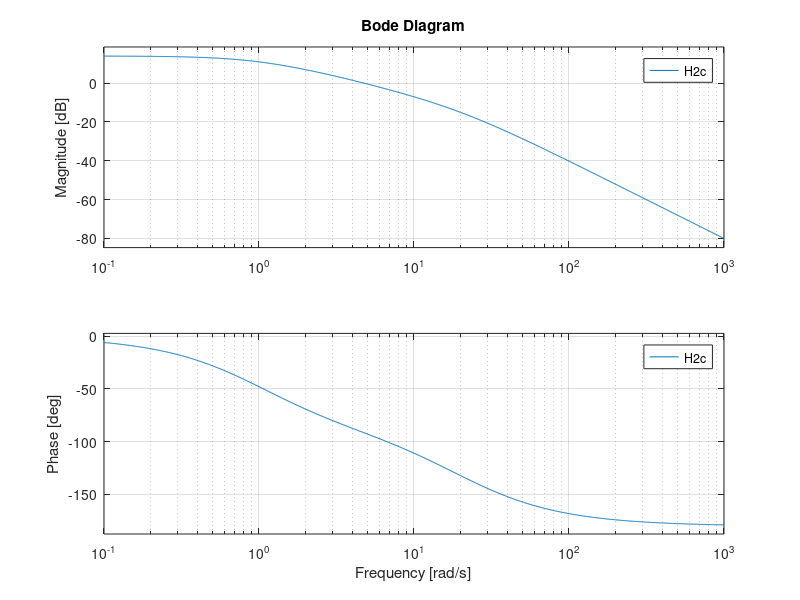

Write the MATLAB code that produced this figure.
%% Q1
v1 = [0.5 1 0];
v2 =  [1/250 (0.6)/50 1];
H1 = tf(5.*[0.1 1],conv(v1,v2));
subplot(1,1,1); bode(H1);
%% Q2 The correct function.
 H2d = tf(100.*conv([1 20],[1 5000]),conv(conv([1 1],[1 50]),[1 200]));
bode(H2d);

%% Q2 - The rest of the functions
 H2a = tf(100.*conv([1 1],[1 5000]),conv(conv([1 0], [1 5]),[1,6]));
 subplot(3,1,1); bode(H2a);
 H2b = tf(100,conv([1 1],[1,6]));
 subplot(3,1,2); bode(H2b);
 H2c = tf(100,conv([1 1],[1 20]));
 subplot(3,1,3);bode(H2c);
 
